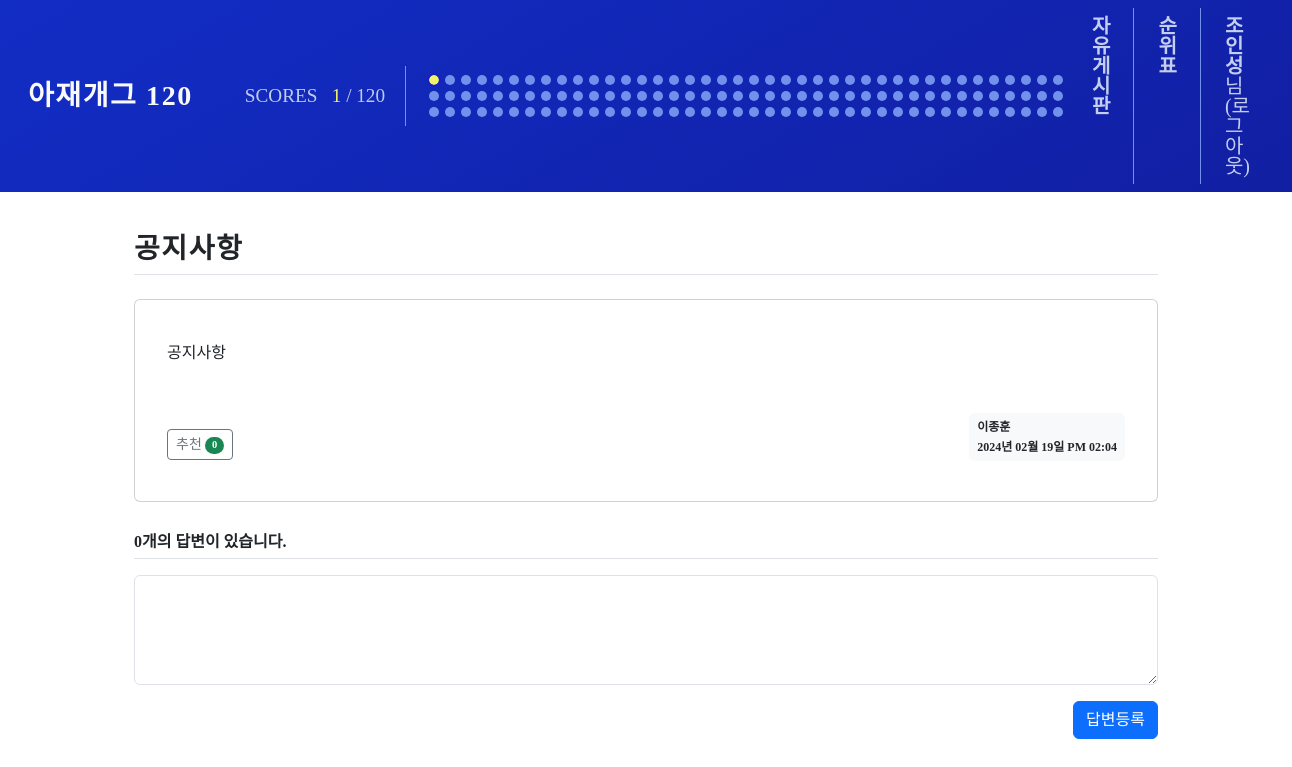
Screenshot of /question/detail/0/ (signed in) with the database file from the repository.
### homepage/models.py (models this page shows, shortened)
class Users(db.Model):
    __tablename__ = 'users'
    id = db.Column(db.Integer, primary_key=True)
    username = db.Column(db.String(50), unique=True, nullable=False)
    password = db.Column(db.String(200), nullable=False)
    email = db.Column(db.String(120), unique=True, nullable=False)
    comment = db.Column(db.String(20), nullable=True)

class Question(db.Model):
    id = db.Column(db.Integer, primary_key=True)
    subject = db.Column(db.String(200), nullable=False)
    content = db.Column(db.Text(), nullable=False)
    create_date = db.Column(db.DateTime(), nullable=False)
    modify_date = db.Column(db.DateTime(), nullable=True)
    user_id = db.Column(db.Integer, db.ForeignKey('users.id', ondelete='CASCADE'), nullable=False)
    user = db.relationship('Users', backref=db.backref('question_set'))
    voter = db.relationship('Users', secondary=question_voter, backref=db.backref('question_voter_set'))

### homepage/views/question_views.py (the view)
@bp.route('/detail/<int:question_id>/')
def detail(question_id):
    solved_quiz_ids = solvedCount()
    form = AnswerForm()
    question = Question.query.get_or_404(question_id)
    return render_template('question/question_detail.html', question=question, form=form, solved_quiz_ids=solved_quiz_ids)

### homepage/forms.py
class AnswerForm(FlaskForm):
    content = TextAreaField('답변 내용 오류', validators=[DataRequired('답변 내용을 입력해주세요.')])

### homepage/filter.py (called while the page is built)
def format_datetime(value, fmt='%Y년 %m월 %d일 %p %I:%M'):
    return value.strftime(fmt)

### homepage/views/auth_views.py (called while the page is built)
@bp.before_app_request
def load_logged_in_user():
    user_id = session.get('user_id')
    if user_id is None:
        g.user = None
    else:
        g.user = Users.query.get(user_id)

### homepage/views/status_views.py (called while the page is built)
def solvedCount():
    solved = Solved.query.filter_by(user_id=g.user.id).all()
    solved_quiz_ids = []
    for solve in solved:
        solved_quiz_ids.append(solve.quiz_id)
    return solved_quiz_ids

### homepage/templates/question/question_detail.html (shortened to what this page needs)
{% extends 'base.html' %}
{% block content %}
<div class="container qna-container scroll-hide">
    <h3 class="h3 fw-bold m-3 border-bottom pt-4 pb-2 nav-font">{{ question.subject }}</h3>
    <div class="card mx-3 mt-4 py-4 px-3">
        <div class="card-body">
            <div class="card-text mb-5">{{ question.content|markdown }}</div>
			<div class="row">
                <div class="col-6 mt-3">
                    <a href="javascript:void(0)" data-uri="{{ url_for('question.vote', question_id=question.id) }}"
                    class="recommend btn btn-sm btn-outline-secondary">추천
                        <span class="badge rounded-pill bg-success">{{ question.voter|length }}</span>
                    </a>
                </div>
                <div class="col-6 d-flex justify-content-end">
                    <div class="badge bg-light text-dark p-2 text-start">
                        <div class="mb-2">{{ question.user.username }}</div>
                        <div>{{ question.create_date|datetime }}</div>
                    </div>
                </div>
			</div>
        </div>
    </div>
    <h5 class="border-bottom m-3 mt-4 py-2 fw-bold">{{ question.answer_set|length }}개의 답변이 있습니다.</h5>
    <form action="{{ url_for('answer.create', question_id=question.id) }}" method="post" class="my-3">
        <div class="m-3">
            <textarea {% if not g.user %}disabled{% endif %} name="content" id="content" class="form-control" rows="4"></textarea>
        </div>
        <div class="mx-3 mt-3">
            <input type="submit" value="답변등록" class="btn btn-primary" style="float: right;">
        </div>
    </form>
</div>
{% endblock content %}

### homepage/templates/navbar.html (shortened to what this page needs)
<nav class="navbar navbar-expand-lg navbar-light nav-gradient-background" style="
    width: 100%; z-index: 9999;" id="navbar">
    <div class="container-fluid">
        <a class="navbar-brand text-light fw-bold p-3 fs-3 nav-font nav-line-height"
            href="{{ url_for('main.index') }}">아재개그&nbsp;120</a>
        {% if g.user and not all_user_data %}
        <div class="scores">
            <div class="scores-text">
                <h2>SCORES&nbsp;&nbsp;&nbsp;<b id="solvedCountNumber" class="scores-number">{{ solved_quiz_ids|length }}</b>&nbsp;/&nbsp;120</h2>
            </div>
            <div class="scores-circles">
                <ul class="circles">
                    {% for i in range(1, 41) %}
                    {% if i in solved_quiz_ids %}
                    <li class="circle-solved" id="score{{ i }}"></li>
                    {% else %}
                    <li class="circle" id="score{{ i }}"></li>
                    {% endif %}
                    {% endfor %}
                </ul>
                <ul class="circles">
                    {% for i in range(41, 81) %}
                    {% if i in solved_quiz_ids %}
                    <li class="circle-solved" id="score{{ i }}"></li>
                    {% else %}
                    <li class="circle" id="score{{ i }}"></li>
                    {% endif %}
                    {% endfor %}
                </ul>
                <ul class="circles">
                    {% for i in range(81, 121) %}
                    {% if i in solved_quiz_ids %}
                    <li class="circle-solved" id="score{{ i }}"></li>
                    {% else %}
                    <li class="circle" id="score{{ i }}"></li>
                    {% endif %}
                    {% endfor %}
                </ul>
            </div>
        </div>
        {% endif %}
        {% if g.user %}
        <div class="collapse navbar-collapse justify-content-end px-2 fs-5" id="navbarSupportedContent"
            style="flex-grow:0;">
            <ul class="navbar-nav me-3">
                <li class="nav-item me-3 nav-rank">
                    <a class="nav-link text-nav" href="{{ url_for('question._list') }}"><b class="fw-bold">자유게시판</b></a>
                </li>
                <li class="nav-item me-3 nav-rank">
                    <a class="nav-link text-nav" href="{{ url_for('rank.rank') }}"><b class="fw-bold">순위표</b></a>
                </li>
                <li class="nav-item">
                    <a class="nav-link text-nav" href="{{ url_for('auth.logout') }}"><b class="fw-bold">{{
                            g.user.username }}</b>님 (로그아웃)</a>
                </li>
            </ul>
                {% endif %}
            </div>
        </div>
</nav>

### homepage/static/style.css (style rules this page uses)
html, body { scroll-behavior: smooth; }
body { overflow: hidden; }
.overflowInitial { overflow: initial; }
.scores-number { color: #f3f169; }
.scores-text { padding: 20px; font-family: 'EliceDigitalBaeum_Bold'; color: #c0ccec; font-size: 1.2em; border-right: 0.5px solid #7291ec; margin-right: 20px; }
.scores-circles { display: flex; flex-direction: column; justify-content: start; align-items: center; padding-right: 10px; }
.circles { display: flex; flex-wrap: nowrap; justify-content: center; align-items: center; }
.circle { background-color: #7291ec; width: 10px; height: 10px; border-radius: 50%; margin: 3px; }
.circle-solved { transition: background-color 0.3s ease-in-out; background-color: #f3f169; outline: 2px solid #1521c2; width: 10px; height: 10px; border-radius: 50%; margin: 3px; }
.nav-font { font-family: 'EliceDigitalBaeum_Bold'; letter-spacing: 0.1rem; }
.nav-line-height { line-height: 1.5; }
.nav-gradient-background { background: linear-gradient(-30deg, #121b9c, #1622ce, #111a97, #122dc5); background-size: 400% 400%; animation: gradient 8s ease infinite; }
.qna-container { max-width: 1080px; }
.card-text p { line-height: 1.6em; }
.scroll-hide { -ms-overflow-style: none; overflow-y: auto; }
.text-nav { color: #c4cef0 !important; }

### rows the page displays
Users: user.username "조인성"
Question: subject "공지사항", content "공지사항", create_date "2024년 02월 19일 PM 02:04"
Users: user.username "이종훈"

### other values shown
{{ solved_quiz_ids|length }} "1"
{{ question.voter|length }} "0"
{{ question.answer_set|length }} "0"
